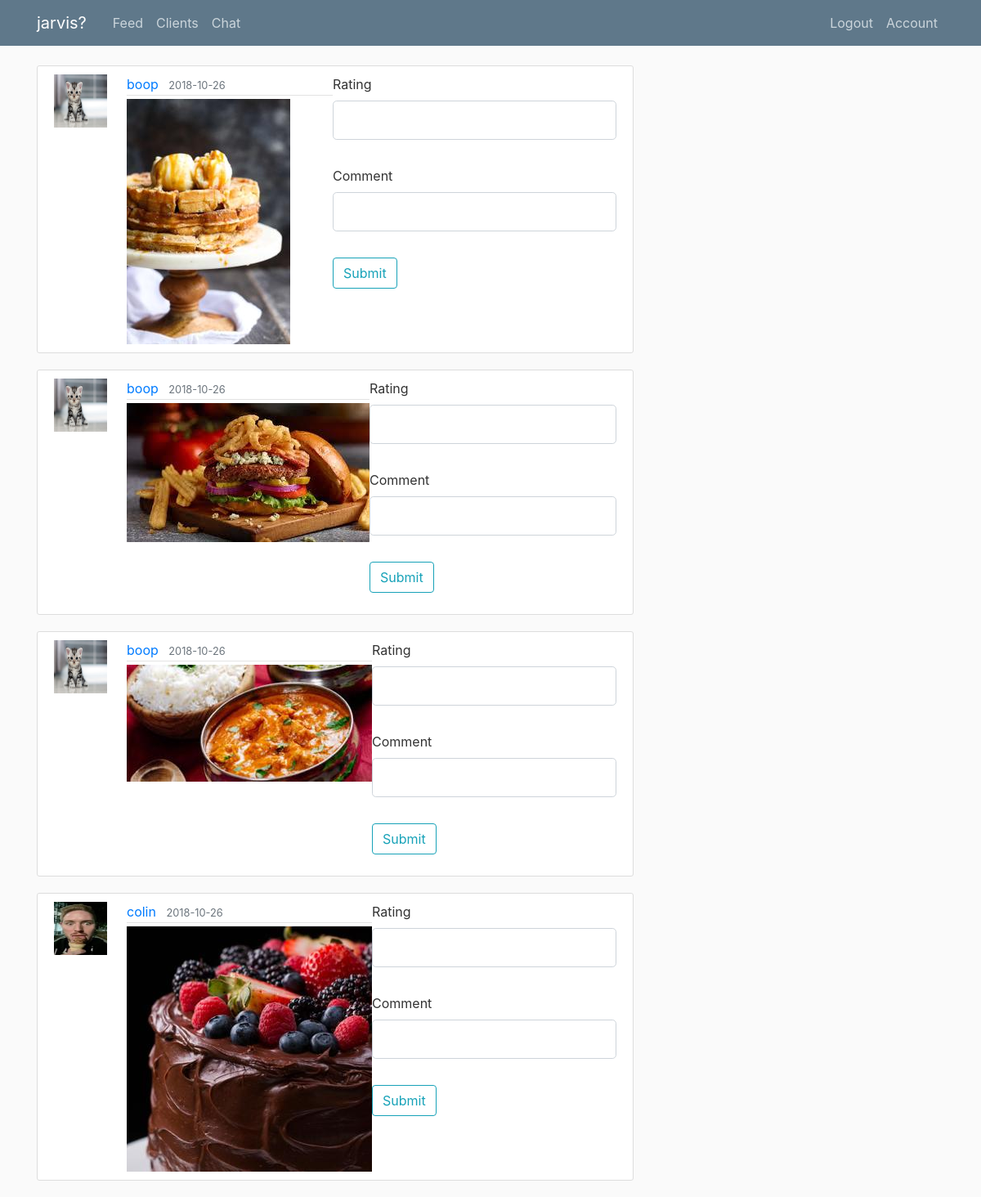
/feed (signed in), run on the app's committed database.
### flaskblog/models.py (models this page shows, shortened)
class User(db.Model, UserMixin, Base):
	id = db.Column(db.Integer, primary_key=True)
	username = db.Column(db.String(20), unique=True, nullable=False)
	email = db.Column(db.String(120), unique=True, nullable=False)
	image_file=db.Column(db.String(20), nullable=False, default='default.jpg')
	password = db.Column(db.String(60), nullable=False)
	messages=db.relationship('Message',backref='author',lazy=True)
	coach_id = db.Column(db.Integer, db.ForeignKey('user.id'))
	clients = db.relationship("User", backref=db.backref('coach', remote_side=[id]))
	is_client=db.Column(db.Boolean, default=False)
	images=db.relationship('Image', backref='client',lazy=True)

class Image(db.Model):
	id = db.Column(db.Integer, primary_key=True)
	client_id=db.Column(db.Integer, db.ForeignKey('user.id'), nullable=False)
	date_posted = db.Column(db.DateTime, nullable=False, default=datetime.utcnow)
	image_file=db.Column(db.String(20), nullable=False, default='default.jpg')
	comment=db.Column(db.String(500), nullable=True)
	rating=db.Column(db.Integer, nullable=True)

### flaskblog/coaches/routes.py (the view, shortened to what this page needs)
@coaches.route('/feed', methods=['GET', 'POST'])
@login_required
def feed():
	clients=User.query.filter_by(coach=current_user)
	images=db.session.query(Image).filter(or_(Image.rating==None, Image.rating==0))
	n=[]
	for image in images:
		if image.client in clients:
			form = RateImageForm()
			t={}
			t['form']=form
			t['image']=image
			n.append(t)
	return render_template('feed.html',tuples=n)

### flaskblog/coaches/forms.py
class RateImageForm(FlaskForm):
    rating = IntegerField('Rating', validators=[DataRequired()])
    comment = StringField('Comment', validators=[DataRequired()])
    submit = SubmitField('Submit')

### flaskblog/models.py (called while the page is built)
@login_manager.user_loader
def load_user(user_id):
	return User.query.get(int(user_id))

### flaskblog/templates/feed.html (shortened to what this page needs)
{% extends "layout.html" %}
{% block content %}
{% if tuples %}
{% for tuple in tuples %}
  <article class="media content-section">
    <a class="mr-2" href="{{ url_for('clients.client_progress', username=tuple.image.client.username )}}"><img class="article-img" src="{{ url_for('static', filename='profile_pics/' + tuple.image.client.image_file) }}"></a>
    <div class="media-body">
      <div class="article-metadata">
        <a class="mr-2" href="{{ url_for('clients.client_progress', username=tuple.image.client.username )}}">{{ tuple.image.client.username }}</a>
        <small class="text-muted">{{ tuple.image.date_posted.strftime('%Y-%m-%d') }}</small>
      </div>
        <img class="" src="{{ url_for('static', filename=tuple.image.client.username + '/' + tuple.image.image_file) }}">
    </div>
    <div>
      <form method="POST" action = "">
        <fieldset class="form-group">
          <div class="form-group">
            {{tuple.form.rating.label(class="form-control-label")}}
            {%if tuple.form.rating.errors%}
              {{ tuple.form.rating(class="form-control form-control-lg is-invalid")}}
              <div class="invalid-feedback">
                {% for error in tuple.form.rating.errors %}
                  <span>{{ error }}</span>
                {% endfor %}
              </div>
            {% else%}
              {{tuple.form.rating(class="form-control form-control-lg")}}
            {% endif %}
          </div>
        </fieldset>
        <fieldset class="form-group">
          <div class="form-group">
            {{tuple.form.comment.label(class="form-control-label")}}
            {%if tuple.form.comment.errors%}
              {{ tuple.form.comment(class="form-control form-control-lg is-invalid")}}
              <div class="invalid-feedback">
                {% for error in tuple.form.comment.errors %}
                  <span>{{ error }}</span>
                {% endfor %}
              </div>
            {% else%}
              {{tuple.form.comment(class="form-control form-control-lg")}}
            {% endif %}
          </div>
        </fieldset>
        <div class="form-group">
          {{tuple.form.submit(class="btn btn-outline-info")}}
        </div>
      </form>
    </div>
  </article>
{% endfor %}
{% else %}
<img src="{{ url_for('static', filename='kitten.jpg' )}}">
kitten!
{% endif %}
{% endblock content %}

### flaskblog/static/main.css (style rules this page uses)
body { background: #fafafa; color: #333333; margin-top: 5rem; }
.content-section { background: #ffffff; padding: 10px 20px; border: 1px solid #dddddd; border-radius: 3px; margin-bottom: 20px; }
.article-img { height: 65px; width: 65px; margin-right: 16px; }
.article-metadata { padding-bottom: 1px; margin-bottom: 4px; border-bottom: 1px solid #e3e3e3 }

### data on the page
User: image_file (placeholder picture), image.client.username "boop" "boop" "boop", username.image_file (picture)
Image: image.date_posted "2018-10-26"
Image: image.date_posted "2018-10-26"
Image: image.date_posted "2018-10-26"
User: image_file (picture), image.client.username "colin", username.image_file (picture)
Image: image.date_posted "2018-10-26"

### other printed values
{{ tuple.form.rating.label(class="form-control-label") }} "Rating" "Rating" "Rating" "Rating"
{{ tuple.form.comment.label(class="form-control-label") }} "Comment" "Comment" "Comment" "Comment"
